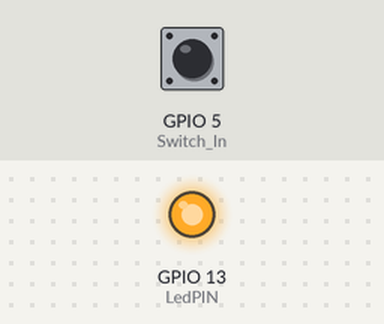
This sketch was run on a simulated ESP32. On the bench: output pins drawn as LEDs (lit = HIGH). Dashed ring = blinking. The inputs (shaded band) are chosen by the test bench; at power-on: GPIO 5 (Switch_In) HIGH.

Above: at 1.2 s.
1.3 s: GPIO 5 (Switch_In) pulled LOW for 0.15 s
At 1.8 s:
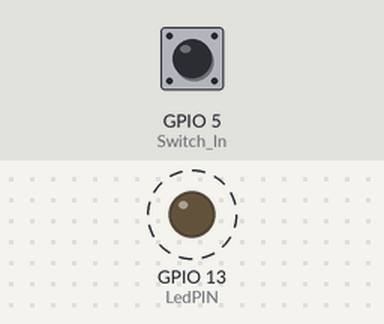
Timing chart, 0 to 10.4 s (numbered marks = the images above; inputs shaded):
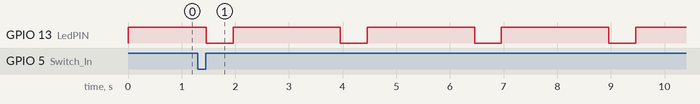

The sketch:

00_Sleep_Ligth_Deep_Sw.ino
```cpp
/* =================================================================================== */
#include <Arduino.h>
// #include "driver/rtc_io.h" // Libreria fondamentale per gestire i pin in Deep Sleep

#define MICRO_A_SEC 1000000ULL    // unsigned long long  64 bit   1.000.000
#define WAKEUP_PIN GPIO_NUM_5
#define LedPIN     13
#define Switch_In  5

// Variabile salvata nella memoria RTC
RTC_DATA_ATTR int totalCycles = 0;    // n.u.
boolean           Stay_Active = false;

/* ----------------------------------------------------------------------------------- */
void print_wakeup_reason() {          // n.u.
  esp_sleep_wakeup_cause_t wakeup_reason = esp_sleep_get_wakeup_cause();
  switch(wakeup_reason) {
    case ESP_SLEEP_WAKEUP_EXT0 : Serial.println("SVEGLIA: Premuto pulsante su D5!"); break;
    case ESP_SLEEP_WAKEUP_TIMER : Serial.println("SVEGLIA: Timer scaduto."); break;
    default : Serial.println("SVEGLIA: Reset/Power-on."); break;
  }
}

/* ----------------------------------------------------------------------------------- */
boolean Check_WakeUp_FromSwitch() {
  if( esp_sleep_get_wakeup_cause() == ESP_SLEEP_WAKEUP_EXT0) return true;
  return false;
}

/* ----------------------------------------------------------------------------------- */
boolean Check_Switch_Closed() {
  if(digitalRead(Switch_In) == LOW) {
    delay(20);
    if(digitalRead(Switch_In) == LOW) return true;
    else                              return false;
  }
  else return false;
}

/* ----------------------------------------------------------------------------------- */
boolean Check_Status() {
  if(!Check_Switch_Closed()) return false;
  uint16_t Count = 0;
  while(Check_Switch_Closed()) {
    delay(10); if(++Count>500)
    return false;          // Switch always on (> 5sec)
  }
  Stay_Active = !Stay_Active;
  return true;            // Change status requested
}

/* ----------------------------------------------------------------------------------- */
void setup() {
  pinMode(LedPIN,    OUTPUT);
  pinMode(Switch_In, INPUT_PULLUP);
  if(Check_Switch_Closed()) {
    while(Check_Switch_Closed());
    Stay_Active = true;
  }
}

/* ----------------------------------------------------------------------------------- */
/* the "Stay_Active" at the first reset is false, so                                   */
/* The sequence is Active-->Ligth Sleep-->Deep Sleep                                   */
/* pulsing the Switch_In during Active if !Active --> Stay only active                 */
/* pulsing the Switch_In during Active if Active  --> Start immediatly Ligth, Deep ..  */
/* pulsing the Switch_In at wakeup from ligth goto to Active Only                      */
/* ----------------------------------------------------------------------------------- */
void loop() {
  digitalWrite(LedPIN, HIGH);     // 2sec Active
  for(int i=0; i<20; i++) {
    if(Check_Status()) break;     // change status immediatly
    delay(100);
  }
  digitalWrite(LedPIN, LOW);

  if(Stay_Active) {
    delay(500);
  }
  else {
    // ---   LIGTH SLEEP   ---
    esp_sleep_enable_timer_wakeup(3 * MICRO_A_SEC);
    esp_light_sleep_start();
    // --- risveglio   ---
    Check_Status();               // to go immediatly on Active
  }
  if(!Stay_Active) {
    digitalWrite(LedPIN, HIGH);
    delay(20);
    digitalWrite(LedPIN, LOW);
    // ---   DEEP SLEEP   ---
    esp_sleep_enable_timer_wakeup(3 * MICRO_A_SEC);
    esp_deep_sleep_start();
    // al risveglio fa reset
  }
}
/* =================================================================================== */
```

Measured:
- by itself, GPIO 13 (LedPIN): alternates HIGH for 2.0 s and LOW for 0.50 s
